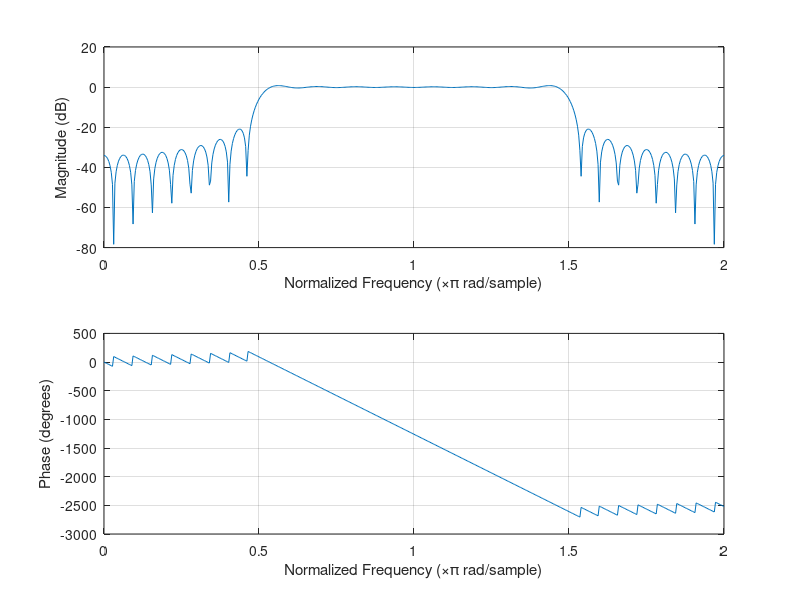

Source code (MATLAB): (Note: this script raises an error after producing the figure.)
% 19ucc023
% Mohit Akhouri
% Experiment 9 - Observation 1b

% In this code , we will implement a high pass filter based on various
% windowing techniques - like rectangular , hamming and blackman. We design
% the high pass filter for various cutoff frequencies like pi/2,pi/4 and
% pi/6. We plot the amplitude and phase response of the various high pass
% filter.

clc;
clear all;
close all;

M = 31; % delay in time domain

wc = pi/2; % cutoff frequency
hd = zeros(1,M); % to store the filter impulse response
w1 = zeros(1,M); % to store the window function for rectangular window
w2 = zeros(1,M); % to store the window function for hamming window
w3 = zeros(1,M); % to store the window function for blackman window

% main loop algorithm for calculation of window functions and filter
% impulse response for various cases
for n=0:M-1
    H = @(w) exp(-1j*w*(n-((M-1)/2))); % response of the high pass filter
    hd(n+1) = (integral(H,-pi,-wc) + integral(H,wc,pi))/(2*pi); % filter impulse response
    w1(n+1) = 1; % window function for rectangular window
    w2(n+1) = 0.42 - 0.5*cos((2*pi*n)/(M-1)) + 0.08*cos((4*pi*n)/(M-1)); % window function for hamming window
    w3(n+1) = 0.54 - 0.46*cos((2*pi*n)/(M-1)); % window function for blackman window
end

h1 = hd .* w1; % finite impulse response of rectangular window based high pass filter
h2 = hd .* w2; % finite impulse response of hamming window based high pass filter
h3 = hd .* w3; % finite impulse response of blackman window based high pass filter

% Plotting the magnitude and phase responses of various high pass filter
figure;
freqz(h1);
title('19ucc023 - Mohit Akhouri','Rectangular window for high pass filter for cutoff frequency = \pi/2');
grid on;

figure;
freqz(h2);
title('19ucc023 - Mohit Akhouri','Hamming window for high pass filter for cutoff frequency = \pi/2');
grid on;

figure;
freqz(h3);
title('19ucc023 - Mohit Akhouri','Blackman window for high pass filter for cutoff frequency = \pi/2');
grid on;

wc = pi/4; % cutoff frequency
hd = zeros(1,M); % to store the filter impulse response
w1 = zeros(1,M); % to store the window function for rectangular window
w2 = zeros(1,M); % to store the window function for hamming window
w3 = zeros(1,M); % to store the window function for blackman window

% main loop algorithm for calculation of window functions and filter
% impulse response for various cases
for n=0:M-1
    H = @(w) exp(-1j*w*(n-((M-1)/2))); % response of the high pass filter
    hd(n+1) = (integral(H,-pi,-wc) + integral(H,wc,pi))/(2*pi); % filter impulse response
    w1(n+1) = 1; % window function for rectangular window
    w2(n+1) = 0.42 - 0.5*cos((2*pi*n)/(M-1)) + 0.08*cos((4*pi*n)/(M-1)); % window function for hamming window
    w3(n+1) = 0.54 - 0.46*cos((2*pi*n)/(M-1)); % window function for blackman window
end

h1 = hd .* w1; % finite impulse response of rectangular window based high pass filter
h2 = hd .* w2; % finite impulse response of hamming window based high pass filter
h3 = hd .* w3; % finite impulse response of blackman window based high pass filter

% Plotting the magnitude and phase responses of various high pass filter
figure;
freqz(h1);
title('19ucc023 - Mohit Akhouri','Rectangular window for high pass filter for cutoff frequency = \pi/4');
grid on;

figure;
freqz(h2);
title('19ucc023 - Mohit Akhouri','Hamming window for high pass filter for cutoff frequency = \pi/4');
grid on;

figure;
freqz(h3);
title('19ucc023 - Mohit Akhouri','Blackman window for high pass filter for cutoff frequency = \pi/4');
grid on;

wc = pi/6; % cutoff frequency
hd = zeros(1,M); % to store the filter impulse response
w1 = zeros(1,M); % to store the window function for rectangular window
w2 = zeros(1,M); % to store the window function for hamming window
w3 = zeros(1,M); % to store the window function for blackman window

% main loop algorithm for calculation of window functions and filter
% impulse response for various cases
for n=0:M-1
    H = @(w) exp(-1j*w*(n-((M-1)/2))); % response of the high pass filter
    hd(n+1) = (integral(H,-pi,-wc) + integral(H,wc,pi))/(2*pi); % filter impulse response
    w1(n+1) = 1; % window function for rectangular window
    w2(n+1) = 0.42 - 0.5*cos((2*pi*n)/(M-1)) + 0.08*cos((4*pi*n)/(M-1)); % window function for hamming window
    w3(n+1) = 0.54 - 0.46*cos((2*pi*n)/(M-1)); % window function for blackman window
end

h1 = hd .* w1; % finite impulse response of rectangular window based high pass filter
h2 = hd .* w2; % finite impulse response of hamming window based high pass filter
h3 = hd .* w3; % finite impulse response of blackman window based high pass filter

% Plotting the magnitude and phase responses of various high pass filter
figure;
freqz(h1);
title('19ucc023 - Mohit Akhouri','Rectangular window for high pass filter for cutoff frequency = \pi/6');
grid on;

figure;
freqz(h2);
title('19ucc023 - Mohit Akhouri','Hamming window for high pass filter for cutoff frequency = \pi/6');
grid on;

figure;
freqz(h3);
title('19ucc023 - Mohit Akhouri','Blackman window for high pass filter for cutoff frequency = \pi/6');
grid on;